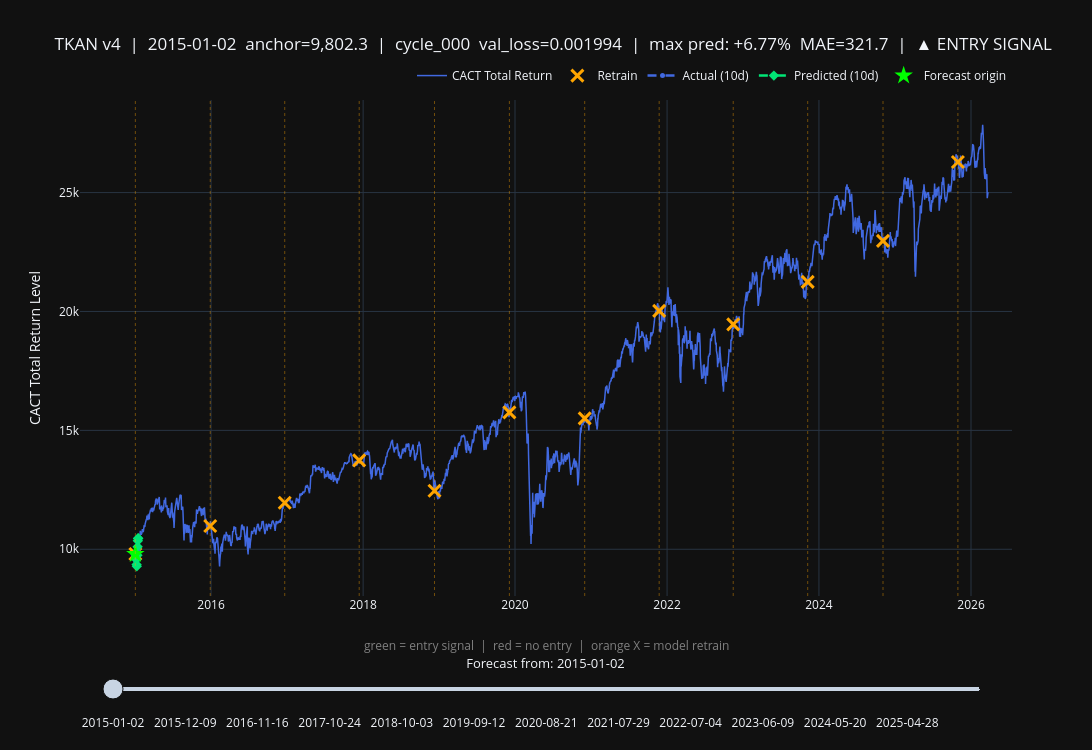

Notebook cell for this chart:
### Code cell
# ── Interactive chart — v2 style: full price history + 10-day forecast overlay ──
# Ratios from pred_cache are converted to CACT price levels: price = anchor × ratio
# Saves HTML to weights/ folder as well as showing inline.

PRED_STEP       = 5
ENTRY_THRESHOLD_PCT = (ENTRY_THRESHOLD - 1.0) * 100.0
HTML_OUT        = os.path.join(WEIGHTS_DIR, 'tkan_v4_prediction_chart.html')

# ── helpers ──────────────────────────────────────────────────────────────────
def _cycle_for_date(t):
    active = None
    for rd, key, vloss in cycles:
        if rd <= t:
            active = (rd, key, vloss)
        else:
            break
    return active

def _build_step(i):
    """Build x/y/hover for predicted and actual 10-day price paths."""
    t   = all_dates[i]
    c0  = float(close.iloc[i])                    # anchor price (today's close)
    ratios = pred_df.iloc[i].values                # d1..d10 ratios
    # predicted prices: anchor × ratio
    pred_x = [t]
    pred_y = [c0]
    act_x  = [t]
    act_y  = [c0]
    hover  = [f"<b>Day 0</b> {t.strftime('%Y-%m-%d')} (anchor)<br>CACT: {c0:,.1f}"]
    errors = []
    for k in range(n_days):
        fi = i + k + 1
        if fi >= len(all_dates):
            break
        fd    = all_dates[fi]
        p_eur = c0 * ratios[k]
        a_eur = float(close.iloc[fi])
        err   = p_eur - a_eur
        errors.append(abs(err))
        pred_x.append(fd); pred_y.append(p_eur)
        act_x.append(fd);  act_y.append(a_eur)
        hover.append(
            f"<b>t+{k+1}</b>  {fd.strftime('%Y-%m-%d')}<br>"
            f"Pred: {p_eur:,.1f}  ({(ratios[k]-1)*100:+.2f}%)<br>"
            f"Actual: {a_eur:,.1f}<br>"
            f"Err: {err:+.1f}")
    max_ratio    = float(pred_df.iloc[i].max())
    signal_on    = max_ratio >= ENTRY_THRESHOLD
    mae          = float(np.mean(errors)) if errors else 0.0
    ci           = _cycle_for_date(t)
    return dict(t=t, c0=c0, pred_x=pred_x, pred_y=pred_y,
                act_x=act_x, act_y=act_y, hover=hover,
                max_ratio=max_ratio, signal_on=signal_on, mae=mae,
                cycle_label=ci[1] if ci else '?',
                val_loss=ci[2] if ci else float('nan'))

def _title(d):
    sig = '▲ ENTRY SIGNAL' if d['signal_on'] else '— no entry'
    return (f"TKAN v4  |  {d['t'].strftime('%Y-%m-%d')}  anchor={d['c0']:,.1f}  "
            f"|  {d['cycle_label']}  val_loss={d['val_loss']:.6f}  "
            f"|  max pred: {(d['max_ratio']-1)*100:+.2f}%  MAE={d['mae']:.1f}  |  {sig}")

# slider index set
slider_idx = list(range(0, len(all_dates), PRED_STEP))
if slider_idx[-1] != len(all_dates) - 1:
    slider_idx.append(len(all_dates) - 1)

# ── build figure ─────────────────────────────────────────────────────────────
fig = go.Figure()

# Trace 0: full CACT history
fig.add_trace(go.Scatter(
    x=all_dates, y=close.values, mode='lines', name='CACT Total Return',
    line=dict(color='royalblue', width=1.5)))

# Trace 1: retrain markers on price line
retrain_x = [rd for rd, k, v in cycles if rd in close.index]
retrain_y = [float(close.loc[rd]) for rd in retrain_x]
fig.add_trace(go.Scatter(
    x=retrain_x, y=retrain_y, mode='markers', name='Retrain',
    marker=dict(size=12, color='orange', symbol='x-thin-open', line=dict(width=3)),
    text=[f"RETRAIN: {rd.strftime('%Y-%m-%d')}" for rd in retrain_x],
    hoverinfo='text'))

# Retrain vertical lines
for rd in retrain_x:
    fig.add_vline(x=rd.timestamp()*1000, line=dict(color='orange', width=1, dash='dot'), opacity=0.4)

# Trace 2: actual 10-day path (restyled by slider)
first = _build_step(slider_idx[0])
fig.add_trace(go.Scatter(
    x=first['act_x'], y=first['act_y'], mode='lines+markers', name='Actual (10d)',
    line=dict(color='royalblue', width=2.5, dash='dash'),
    marker=dict(size=5, color='royalblue')))

# Trace 3: predicted 10-day path (restyled by slider)
sc0 = '#00e676' if first['signal_on'] else '#ff1744'
fig.add_trace(go.Scatter(
    x=first['pred_x'], y=first['pred_y'], mode='lines+markers', name='Predicted (10d)',
    line=dict(color=sc0, width=2.5, dash='dash'),
    marker=dict(size=8, symbol='diamond', color=sc0),
    text=first['hover'], hoverinfo='text'))

# Trace 4: anchor star
fig.add_trace(go.Scatter(
    x=[first['t']], y=[first['c0']], mode='markers', name='Forecast origin',
    marker=dict(size=14, color='lime', symbol='star'),
    text=[first['hover'][0]], hoverinfo='text'))

# ── slider ────────────────────────────────────────────────────────────────────
steps = []
for i in slider_idx:
    d  = _build_step(i)
    sc = '#00e676' if d['signal_on'] else '#ff1744'
    steps.append(dict(
        method='update',
        label=d['t'].strftime('%Y-%m-%d'),
        args=[
            # arrays must have exactly 3 elements — one per trace index [2, 3, 4]
            {'x': [d['act_x'], d['pred_x'], [d['t']]],
             'y': [d['act_y'], d['pred_y'], [d['c0']]],
             'text': [None, d['hover'], [d['hover'][0]]],
             'line.color': ['royalblue', sc, None],
             'marker.color': ['royalblue', sc, 'lime']},
            {'title.text': _title(d)},
            [2, 3, 4],
        ]))

fig.update_layout(
    title=_title(first),
    height=750, width=1500,
    template='plotly_dark',
    hovermode='x unified',
    yaxis_title='CACT Total Return Level',
    legend=dict(orientation='h', yanchor='bottom', y=1.02, xanchor='right', x=1),
    margin=dict(b=140),
    annotations=[dict(
        text='green = entry signal  |  red = no entry  |  orange X = model retrain',
        xref='paper', yref='paper', x=0.5, y=-0.12,
        showarrow=False, font=dict(size=12, color='gray'), align='center')],
    sliders=[dict(
        active=0,
        currentvalue=dict(prefix='Forecast from: ', font=dict(size=13), visible=True, xanchor='center'),
        pad=dict(t=55, b=10),
        steps=steps, len=0.95, x=0.025)])

fig.write_html(HTML_OUT)
print(f'HTML saved → {HTML_OUT}')
fig.show()
